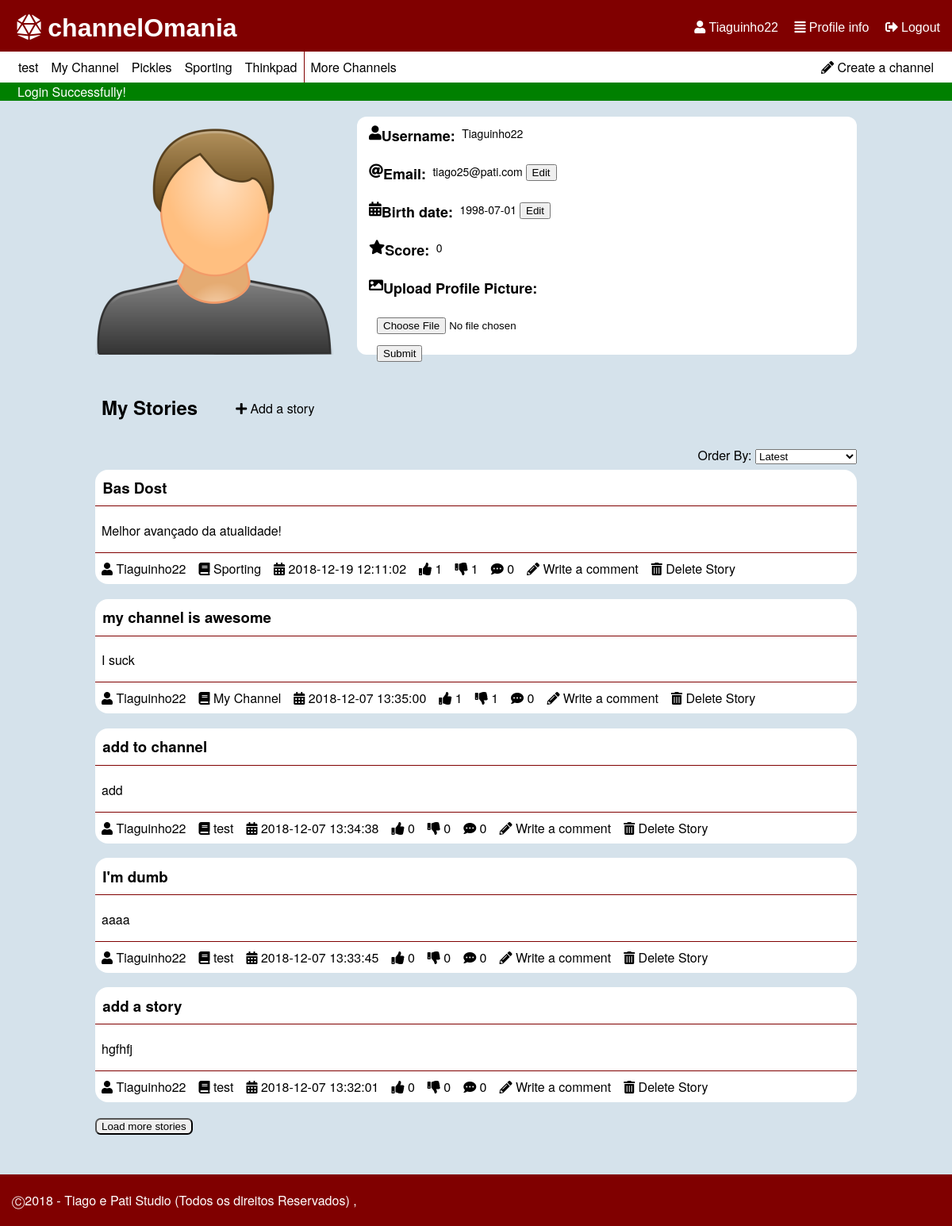
/pages/profile.php (signed in), run on the app's committed database.
### tables this page shows
CREATE TABLE "channel" (
	"ID"	INTEGER NOT NULL,
	"name"	TEXT NOT NULL UNIQUE,
	"coverImage"	TEXT,
	"author"	INTEGER NOT NULL,
	PRIMARY KEY("ID"),
	FOREIGN KEY("author") REFERENCES "user"("ID") ON DELETE Cascade ON UPDATE No Action
);

CREATE TABLE "story" (
	"storyID"	INTEGER NOT NULL,
	"title"	TEXT NOT NULL,
	"content"	TEXT NOT NULL,
	"upvotes"	INTEGER NOT NULL DEFAULT 0,
	"downvotes"	INTEGER NOT NULL DEFAULT 0,
	"author"	INTEGER NOT NULL,
	"date"	TEXT NOT NULL,
	"channel"	INTEGER NOT NULL,
	"image"	TEXT,
	PRIMARY KEY("storyID"),
	FOREIGN KEY("channel") REFERENCES "channel"("ID") ON DELETE Cascade ON UPDATE No Action,
	FOREIGN KEY("author") REFERENCES "user"("ID") ON DELETE Cascade ON UPDATE No Action
);

CREATE TABLE "user" (
	"ID"	INTEGER NOT NULL PRIMARY KEY AUTOINCREMENT,
	"username"	TEXT NOT NULL,
	"email"	TEXT NOT NULL,
	"password"	TEXT NOT NULL,
	"birth"	TEXT,
	"profilePic"	TEXT,
	"score"	INTEGER DEFAULT 0,
	CONSTRAINT "username" UNIQUE("username")
);

### database/db_list.php (called while the page is built, shortened)
<?php
function listProfile($username) {
  $db = Database::instance()->db();
  $stmt = $db->prepare('SELECT * FROM user WHERE username = ?');
  $stmt->execute(array($username));
  return $stmt->fetch();
}
function getStoriesByUser($username,$sort='',$offset=0,$limit=5) {
  switch($sort){
    default:
      $order = 'storyID DESC';
      break;
  }
  $db = Database::instance()->db();
  $stmt = $db->prepare('SELECT *,(SELECT COUNT(*) FROM comment WHERE comment.story == storyID) AS n_comments,channel.name AS channelName FROM story INNER JOIN user ON user.ID == story.author INNER JOIN channel ON channel.ID == story.channel  WHERE user.username == ? ORDER BY '.$order.' LIMIT ? OFFSET ?');
  $stmt->execute(array($username,$limit,$offset));
  return $stmt->fetchAll();
}
function listChannel($sort='') {
  switch($sort){
    case 'mActive':
      $order = 'n_stories DESC';
      break;
  }
  $db = Database::instance()->db();
  $stmt = $db->prepare('SELECT *,(SELECT COUNT(*) FROM story WHERE story.channel == channel.ID) AS n_stories,channel.ID as channelId FROM channel INNER JOIN user ON author=user.ID ORDER BY '.$order);
  $stmt->execute();
  return $stmt->fetchAll();
}
?>

### templates/tpl_mainpage.php (the view, shortened to what this page needs)
<?php include_once('../templates/tpl_story.php'); ?>
<?php function draw_story_list_item($story) { ?>
  <section id="story_preview">
    <h3><a href = "../pages/story.php?storyId=<?php echo($story['storyID']); ?>" ><?php echo($story['title']); ?></a></h3>
    <p><?php echo(substr($story['content'],0,140)); if(strlen($story['content']) > 140) echo("...");?></p>
    <?php draw_story_info($story); ?>
  </section>
<?php } ?>
<?php function draw_story_info($story) { ?>
  <ul>
    <li><a href="../pages/profile.php?userId=<?php echo($story['storyAuthor']); ?>"><i class="fas fa-user"></i> <?php echo($story['username']); ?></a></li>
    <li><a href="../pages/channel.php?channelId=<?php echo($story['channel']); ?>"><i class="fas fa-book"></i> <?php echo($story['channelName']); ?></a></li>
    <li><i class="fas fa-calendar-alt"></i> <?php echo($story['date']); ?></li>
    <li class="nUpVote" data-id="<?php echo($story['storyID']); ?>"><i class="fas fa-thumbs-up"></i> <?php echo($story['upvotes']); ?></li>
    <li class="nDownVote" data-id="<?php echo($story['storyID']); ?>"><i class="fas fa-thumbs-down"></i> <?php echo($story['downvotes']); ?></li>
    <li><i class="fas fa-comment-dots"></i> <?php echo($story['n_comments']); ?></li>
    <li><a href="../pages/new_comment.php?storyId=<?php echo($story['storyID']); ?>"><i class="fas fa-pencil-alt"></i> Write a comment</a></li>
    <?php if($story['username'] == $_SESSION['username']) { ?>
      <li><a href="../actions/action_delete_story.php?storyId=<?php echo($story['storyID']); ?>&csrf=<?php echo($_SESSION['csrf']); ?>"><i class="fas fa-trash-alt"></i> Delete Story</a></li>
    <?php } ?>
  </ul>
<?php } ?>

### templates/tpl_common.php (shortened to what this page needs)
<?php function draw_header($tabText = ""){
?>
<!DOCTYPE html>
<html lang="en-US">
  <head>
    <link href="../css/style.css" rel="stylesheet">
    <link href="../css/input.css" rel="stylesheet">
    <link href="../css/links.css" rel="stylesheet">
    <link rel="stylesheet" href="https://use.fontawesome.com/releases/v5.5.0/css/all.css">
  </head>
  <body>
    <header id="header">
      <?php if(isset($_SESSION['username'])){ ?>
        <div id='options'>
          <a href="../pages/profile.php"><i class="fas fa-user"></i> <?php echo($_SESSION['username']) ?></a>
          <a href="../pages/profile.php"><i class="fas fa-align-justify"></i> Profile info</a>
          <a href="../actions/action_logout.php"><i class="fas fa-sign-out-alt"></i> Logout</a>
        </div>
      <?php } ?>
      <h1><a href="mainpage.php"><i class="fas fa-dice-d20"></i> channelOmania</a></h1>
    </header>
    <?php if(isset($_SESSION['username'])){ ?>
    <div id="list_channels">
      <p><a href = "../pages/new_channel.php" ><i class="fas fa-pencil-alt"></i> Create a channel</a></p>
      <?php $channels = listChannel('mActive'); ?>
      <ul>
      <?php if(count($channels) > 5) { ?>
        <?php for ($i=0; $i < 5; $i++) { ?>
          <li><a href = "../pages/channel.php?channelId=<?php echo($channels[$i]['channelId']); ?>" ><?php echo($channels[$i]['name']); ?></a></li>
        <?php } ?>
          <li id="moreChannels"><a href = "../pages/all_channels.php" >More Channels</a></li>
      <?php } else { ?>
        <?php foreach($channels as $channel_list){ ?>
          <li><a href = "../pages/channel.php?channelId=<?php echo($channel_list['channelId']); ?>" ><?php echo($channel_list['name']); ?></a></li>
        <?php } ?>
      <?php } ?>
      </ul>
    </div>
    <?php } ?>
    <?php if (isset($_SESSION['messages'])) {?>
      <section id="messages">
        <?php foreach($_SESSION['messages'] as $message) { ?>
          <div class="<?=$message['type']?>"><?=$message['content']?></div>
        <?php } ?>
      </section>
    <?php unset($_SESSION['messages']); } ?>
<?php } ?>
<?php function draw_footer(){
  ?>
  <footer class="footer">
    <p>	&#9400;2018 - Tiago e Pati Studio (Todos os direitos Reservados) ,</p>
  </footer>
</body>
</html>
<?php }
 ?>

### templates/tpl_story.php (shortened to what this page needs)
<?php include_once('../templates/tpl_mainpage.php'); ?>
<?php include_once('../database/db_list.php'); ?>
<?php function draw_story_list($storyInfo) { ?>
  <p id="order">Order By:
  <select id='orderSelector'>
    <option value="mRecent">Latest</option>
  </select></p>
  <section id="storyList">
  <?php foreach($storyInfo as $story) { ?>
    <?php draw_story_list_item($story); ?>
  <?php } ?>
  </section>
  <?php if(count($storyInfo) != 0){ ?>
  <button id="btnLoadStories">Load more stories</button>
  <?php } ?>
<?php } ?>

### css/style.css (style rules this page uses)
body { font-family: IBMPlexSans, Helvetica Neue, Segoe UI, Helvetica, Verdana, Arial, sans-serif; background-color: #D5E2EB; margin: 0; }
ul { display: flex; flex-wrap: wrap; flex-direction: row; padding: 0; margin: 0; }
li { text-align: center; list-style-type: none; padding: 0.5em; }
#list_channels { background-color: white; position: relative; padding: 0px 15px; }
#list_channels p { float: right; margin: 0; }
#list_channels li, #list_channels p { padding: 0; }
#header { background-color: #800000; padding: 0.2em 15px; position: relative; }
#header h1 { margin: 0.2em; }
h1 { margin-left: 0.5em; }
#options { float: right; height: 0; }
article, #story_preview { background-color: white; width: 80%; margin: auto; border-radius: 1em; }
article header, #story_preview h3 { margin-top: 1em; padding: 0.5em; border-bottom: 1px solid #800000; }
article p, #story_preview p { padding-left: 0.5em; }
article footer, #story_preview ul { padding: 0; border-top: 1px solid #800000; }
#moreChannels { border-left: 1px solid #800000; }
#messages .error,#messages .success { padding-left: 22px; }
#messages .success { background-color: green; color: white; }
body,html { min-height: 80vh; }
#header div { margin-top: 1.2em; }
#btnLoadComments, #btnLoadStories { margin-top: 1em; margin-left: 10%; border-radius: 0.5em; }
#myStories #order { float: right; margin: 0; position: relative; margin-bottom: 20px; }
#myStories #storyList { width: 100%; margin-top: 50px; }
#myStories #storyList #story_preview { width: 100%; }
#myStories #btnLoadStories { margin: 20px 0px; }
.footer { clear: left; bottom: auto; margin-top: 30px; padding: 5px 15px; background-color: #800000; color: white; }
#order { margin-left: 15px; }

### css/links.css (style rules this page uses)
#header a { color: white; font-family: Helvetica; }
#header div a { list-style-type: none; padding-left: 1em; }
a:link, a:visited { color: black; text-decoration: none; }
#list_channels li a, #list_channels p a { padding: 0.5em 0.5em; display: block; }
article header a, #story_preview h3 a { font-weight: bold; }

### data on the page
channel: name "test"
channel: name "My Channel"
channel: name "Pickles"
channel: name "Sporting"
channel: name "Thinkpad"
story: title "Bas Dost", content "Melhor avançado da atualidade!", author.username "Tiaguinho22", channel.name "Sporting", date "2018-12-19 12:11:02", upvotes "1", downvotes "1", n_comments "0"
story: title "my channel is awesome", content "I suck", author.username "Tiaguinho22", channel.name "My Channel", date "2018-12-07 13:35:00", upvotes "1", downvotes "1", n_comments "0"
story: title "add to channel", content "add", author.username "Tiaguinho22", channel.name "test", date "2018-12-07 13:34:38", upvotes "0", downvotes "0", n_comments "0"
story: title "I'm dumb", content "aaaa", author.username "Tiaguinho22", channel.name "test", date "2018-12-07 13:33:45", upvotes "0", downvotes "0", n_comments "0"
story: title "add a story", content "hgfhfj", author.username "Tiaguinho22", channel.name "test", date "2018-12-07 13:32:01", upvotes "0", downvotes "0", n_comments "0"

### other printed values
$_SESSION['username'] "Tiaguinho22"
$message['content'] "Login Successfully!"
$userInfo['username'] "Tiaguinho22"
$userInfo['email'] "tiago25@pati.com"
$userInfo['birth'] "1998-07-01"
$userInfo['score'] "0"
